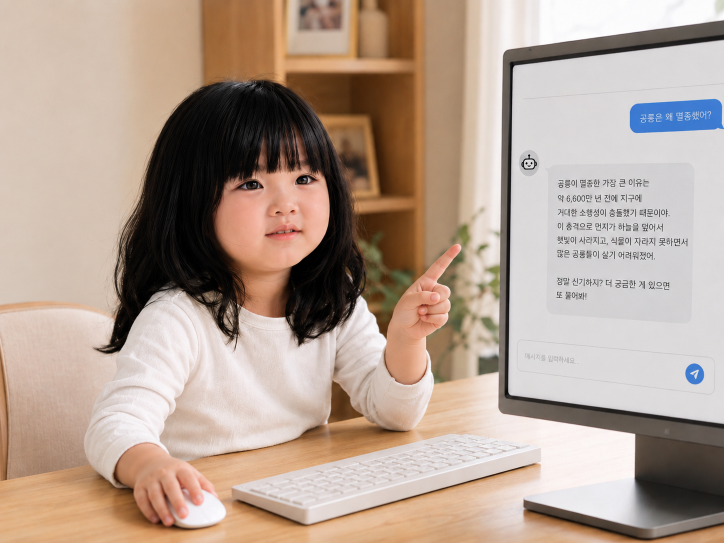
#> input picture content/video/C:\Users\admin\Desktop\ai-craft-kids/assets/images/ep01/motion/cut01_child_asking_ai.png, 1448 x 1086 px (shown at 1/2 size)
$ python make_motion_cut01.py
#> lines starting #> are read from the running program, lines starting #| are printed output that depends on the picture
# -*- coding: utf-8 -*-
"""cut01 모션 컷 — 검수 통과 원본(아이가 AI에게 질문) 보존, 복사본으로 Ken Burns 약한 움직임.
원칙: 원본 절대 수정 X / AI 재생성 X / 얼굴·손·화면텍스트·구도 변형 X.
움직임 = ffmpeg zoompan 아주 느린 중앙 확대(1.00→1.04)만. 회전·흔들림·전환 없음.
세로 1080x1920: 원본 전체를 흐린 배경 위에 그대로 얹어(피사체 무변형) 얼굴·손·말풍선 모두 살림."""
import os, shutil, subprocess
from PIL import Image, ImageFilter

ROOT = r"C:\Users\admin\Desktop\ai-craft-kids"
FF = r"C:\Users\admin\Desktop\유튜브쇼츠\동영상제작\ffmpeg.exe"
SRC = os.path.join(ROOT, "assets", "process-a-ask.png")  # 현재 검수통과 이미지(손 교정본)

MASTER_DIR = os.path.join(ROOT, "assets", "images", "ep01", "master")
MOTION_DIR = os.path.join(ROOT, "assets", "images", "ep01", "motion")
VID_DIR = os.path.join(ROOT, "assets", "video", "ep01")
for d in (MASTER_DIR, MOTION_DIR, VID_DIR):
    os.makedirs(d, exist_ok=True)

MASTER = os.path.join(MASTER_DIR, "computer_dinosaur_question.png")
MOTION = os.path.join(MOTION_DIR, "cut01_child_asking_ai.png")
STILL2X = os.path.join(VID_DIR, "_cut01_still2x.png")  # 합성용 임시(2배=zoompan 지터 감소)
OUT = os.path.join(VID_DIR, "cut01_child_asking_ai_motion.mp4")

# 1) 원본 보존 + 영상용 복사본 (바이트 단위 그대로 복사, 무변형)
shutil.copy2(SRC, MASTER)
shutil.copy2(SRC, MOTION)
print("[copy] master :", MASTER, os.path.getsize(MASTER), "B")
print("[copy] motion :", MOTION, os.path.getsize(MOTION), "B")

# 2) 세로 합성 스틸(2배 해상도) — 피사체는 손대지 않고 전체를 그대로 중앙 배치
W, H = 2160, 3840
src = Image.open(MOTION).convert("RGB")
#> src is the input picture: PIL image 1448x1086 RGB; mean R, G, B 179.6, 160, 146.6
# 배경: 원본을 캔버스 cover 후 강한 블러(피사체 아닌 채움용)
sc = max(W/src.width, H/src.height)
#> sc = 3.54
bg = src.resize((int(src.width*sc), int(src.height*sc)), Image.LANCZOS)
bx, by = (bg.width-W)//2, (bg.height-H)//2
#> bx = 1480; by = 0
bg = bg.crop((bx, by, bx+W, by+H)).filter(ImageFilter.GaussianBlur(60))
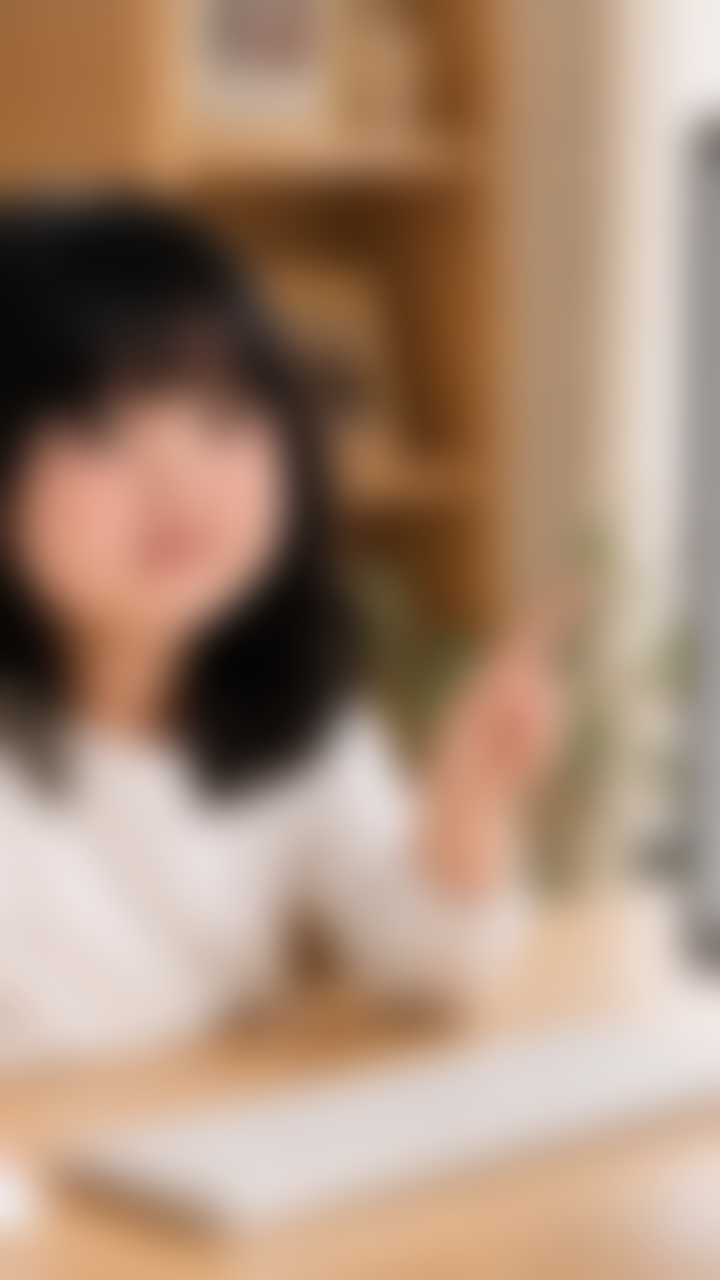
#> bg: PIL image 2160x3840 RGB (shown at 1/3 size); mean R, G, B 167.8, 139.2, 118.2
bg = Image.eval(bg, lambda p: int(p*0.82))  # 살짝 어둡게(피사체 강조)
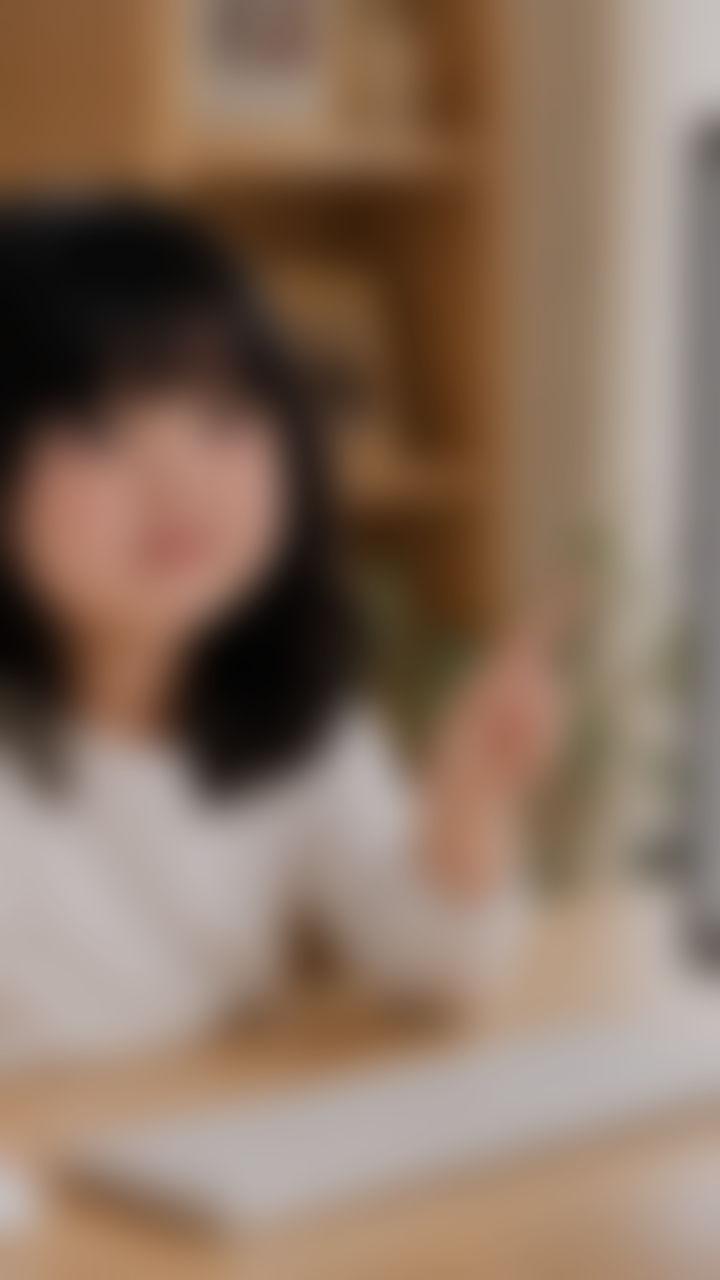
#> bg: PIL image 2160x3840 RGB (shown at 1/3 size); mean R, G, B 137.1, 113.7, 96.4
# 전경: 원본 전체를 캔버스 폭 94%로(잘림 방지 여백 확보), 무변형 그대로 중앙
fw = int(W*0.94); fh = int(fw*src.height/src.width)
#> after `fh = int(fw * src.height / src.width)`: fh = 1522
fg = src.resize((fw, fh), Image.LANCZOS)
canvas = bg.copy()
canvas.paste(fg, ((W-fw)//2, (H-fh)//2))
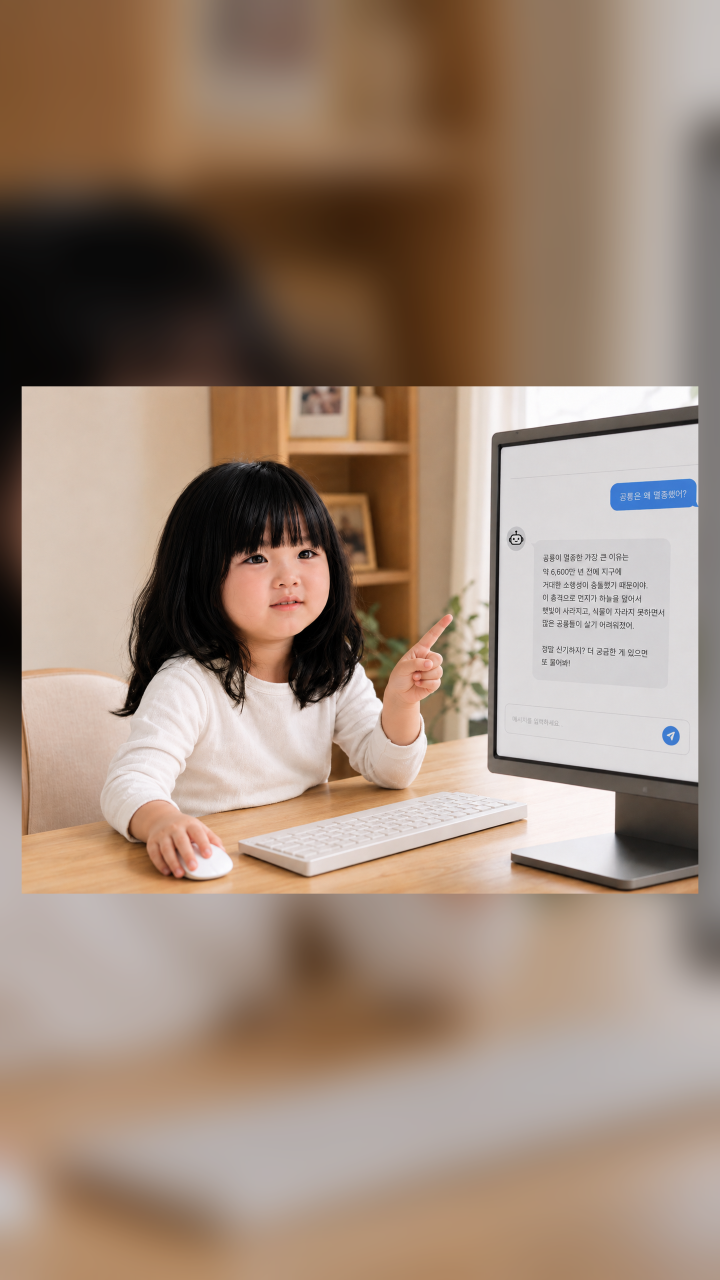
#> canvas: PIL image 2160x3840 RGB (shown at 1/3 size); mean R, G, B 156.8, 134.9, 118.6
canvas.save(STILL2X)
print("[still]", STILL2X, canvas.size)
#| [still] C:\Users\admin\Desktop\ai-craft-kids/assets/video/ep01/_cut01_still2x.png (2160, 3840)

# 3) Ken Burns — 중앙 기준 1.00→1.04 아주 느린 확대(9초, 30fps). 회전·흔들림 없음.
FPS, DUR = 30, 9
N = FPS*DUR  # 270
vf = (f"zoompan=z='min(1.0+0.04*on/{N-1},1.04)':d={N}:"
      f"x='iw/2-(iw/zoom/2)':y='ih/2-(ih/zoom/2)':s=1080x1920:fps={FPS},format=yuv420p")
subprocess.run([FF, "-y", "-loop", "1", "-i", STILL2X, "-vf", vf,
                "-t", str(DUR), "-r", str(FPS),
                "-c:v", "libx264", "-preset", "veryfast", "-pix_fmt", "yuv420p", OUT],
               check=True, capture_output=True)
#> (this line was passed over: subprocess is not available in this run)
os.remove(STILL2X)
#> (the run stopped early here; a loop or call above may not have finished)
